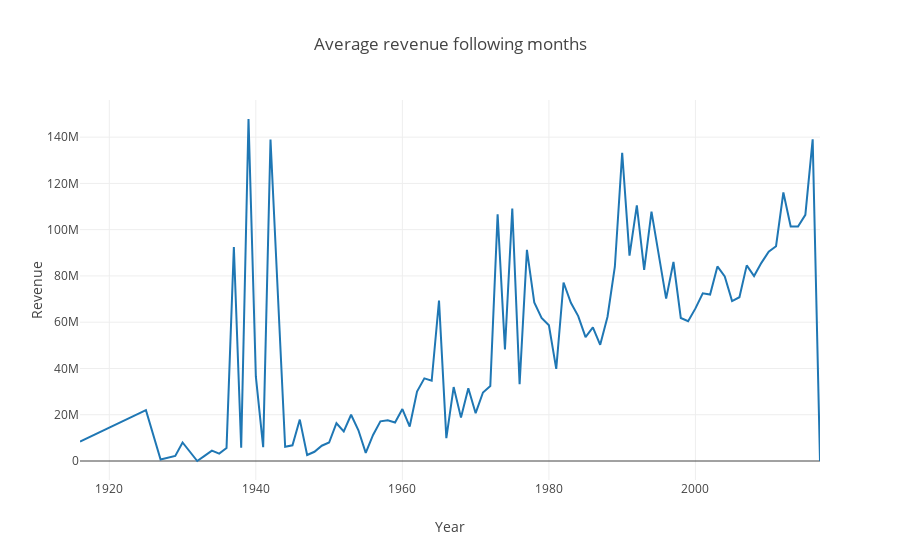

Notebook code for this chart:
### Markdown cell above
Plot serial chart following year.

### Code cell
year_table = eval_table.groupby('Year').mean() 
table = [
    go.Scatter(
        x=year_table.index.values, # The year now is the index in eval_Table
        y=year_table.Revenue
    )
]
layout = go.Layout(
    title='Average revenue following months',
    yaxis=dict(title='Revenue'),
    xaxis=dict(title='Year')
)

fig = go.Figure(data=table, layout=layout)
iplot(fig)
